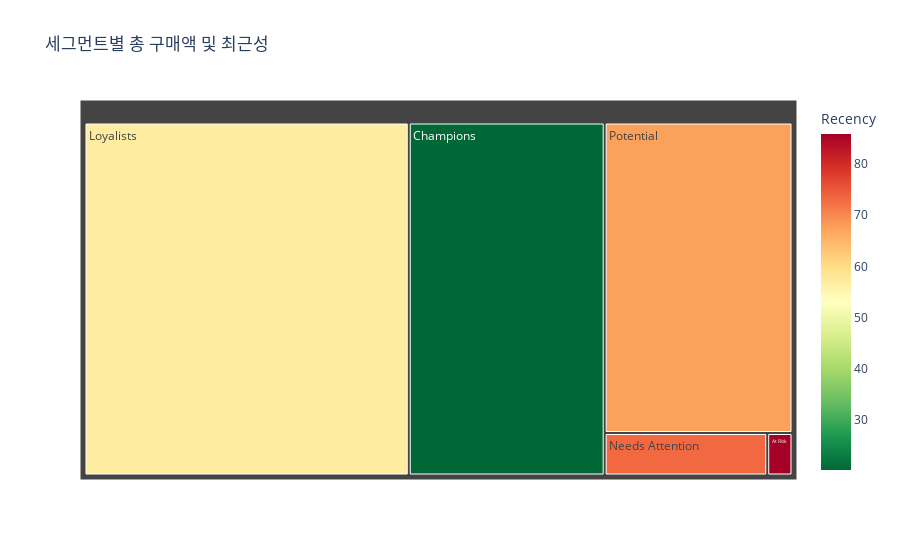

Notebook cell for this chart:
### Code cell
# 각 사각형의 크기는 고객의 총 구매액(Monetary), 색상은 최근성(Recency)을 나타냅니다.
fig_treemap = px.treemap(rfm_df, path=['Segment'], 
                         values='Monetary',
                         color='Recency',
                         hover_data=['Frequency', 'Monetary', 'Recency'],
                         color_continuous_scale='RdYlGn_r',
                         title='세그먼트별 총 구매액 및 최근성')
fig_treemap.show()

### Figure 1 — Plotly figure (JSON) as saved in the notebook; plotly's stock layout.template omitted (floating-point values rounded to 4 significant figures)
{"data": [{"branchvalues": "total", "customdata": [["(?)", 621485, 56.75], ["(?)", 37517, 73.22], ["(?)", 316628, 67.5], ["(?)", 375520, 20.1], ["(?)", 5838, 85.91]], "domain": {"x": [0, 1], "y": [0, 1]}, "hovertemplate": "labels=%{label}<br>Monetary=%{customdata[1]}<br>parent=%{parent}<br>id=%{id}<br>Frequency=%{customdata[0]}<br>Recency=%{color}<extra></extra>", "ids": ["Loyalists", "Needs Attention", "Potential", "Champions", "At Risk"], "labels": ["Loyalists", "Needs Attention", "Potential", "Champions", "At Risk"], "marker": {"coloraxis": "coloraxis", "colors": [56.75, 73.22, 67.5, 20.1, 85.91]}, "name": "", "parents": ["", "", "", "", ""], "type": "treemap", "values": [621500.0, 37520.0, 316600.0, 375500.0, 5838.0]}], "layout": {"coloraxis": {"colorbar": {"title": {"text": "Recency"}}, "colorscale": [[0, "rgb(0,104,55)"], [0.1, "rgb(26,152,80)"], [0.2, "rgb(102,189,99)"], [0.3, "rgb(166,217,106)"], [0.4, "rgb(217,239,139)"], [0.5, "rgb(255,255,191)"], [0.6, "rgb(254,224,139)"], [0.7, "rgb(253,174,97)"], [0.8, "rgb(244,109,67)"], [0.9, "rgb(215,48,39)"], [1, "rgb(165,0,38)"]]}, "legend": {"tracegroupgap": 0}, "title": {"text": "세그먼트별 총 구매액 및 최근성"}}}
